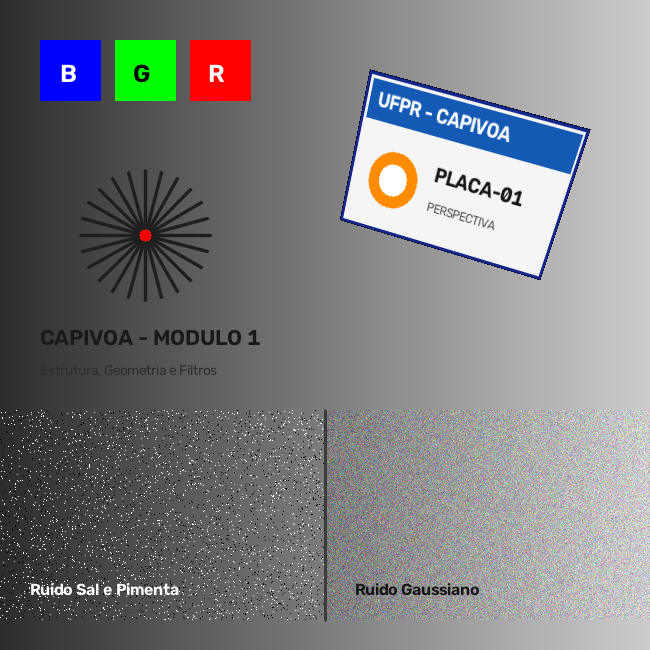
#> input picture aula-1/imagem_teste.png, 650 x 650 px
$ python comandos_basicos.py
#> lines starting #> are read from the running program, lines starting #| are printed output that depends on the picture
### shared/media_io.py
"""
CAPIVOA UFPR.

Módulo utilitário para entrada/saída padronizada de imagens, vídeos e webcam.
Desenvolvido como ferramenta de suporte didático para o curso de Introdução
à Visão Computacional (Capivoa - EletroQuad-UFPR).

Principais funcionalidades:
- Carregamento seguro de imagens com validação de caminhos e decodificação.
- Captura unificada de vídeo (arquivo local ou índice numérico de webcam).
- Gerador `stream_midia` polimórfico (trata imagem, vídeo e webcam no mesmo loop).
- Parser de argumentos padronizado (`--midia` / `-m` ou `--origem` / `-o`).
- Utilitário visual `concatenar_lado_a_lado` para comparar etapas antes/depois.
"""

from pathlib import Path
import argparse
from typing import Generator, Tuple, Union, Optional, List
import cv2
import numpy as np

# diretório base do repositório (raiz)
BASE_DIR = Path(__file__).resolve().parent.parent

# extensões comuns de imagem estática reconhecidas
EXTENSOES_IMAGEM = {".jpg", ".jpeg", ".png", ".bmp", ".webp", ".tiff", ".tif"}


def resolver_caminho(caminho: Optional[Union[str, Path]], nome: Optional[str] = None) -> Path:
  """
  Resolve um caminho de arquivo garantindo que caminhos relativos sejam encontrados.

  Busca o arquivo na ordem: diretório atual de trabalho, subpasta 'aula-1',
  raiz do repositório ou pasta 'shared'.

  Parametros
  ----------
  caminho : str ou Path, opcional
    Caminho relativo ou absoluto do arquivo de mídia.
  nome : str, opcional
    Nome padrão de fallback caso 'caminho' não seja informado.

  Returns
  -------
  Path
    Instância de Path apontando para o arquivo localizado.

  Raises
  ------
  ValueError
    Se nem 'caminho' nem 'nome' forem fornecidos.
  """
#> called with caminho = 'imagem_teste.png', nome = 'imagem_teste.png'
  alvo = caminho if caminho is not None else nome
  if alvo is None:
    raise ValueError("Nenhum caminho ou nome padrão foi especificado.")

  caminho_path = Path(alvo)
  if caminho_path.is_absolute():
    return caminho_path

  # ordem de verificação para encontrar o arquivo
  candidatos = [
    Path.cwd() / caminho_path,
    BASE_DIR / "aula-2" / "desafio" / caminho_path,
    BASE_DIR / "aula-2" / caminho_path,
    BASE_DIR / "aula-1" / "desafio" / caminho_path,
    BASE_DIR / "aula-1" / caminho_path,
    BASE_DIR / caminho_path,
    BASE_DIR / "shared" / caminho_path,
  ]

  for candidato in candidatos:
    if candidato.exists():
      return candidato

  # se ainda não existe fisicamente (ex: arquivo novo para salvar), usa pasta de trabalho, aula-2 ou aula-1
  return Path.cwd() / caminho_path


def carregar_imagem(
  caminho: Optional[Union[str, Path]] = None,
  nome: str = "imagem_teste.png",
  to_rgb: bool = False
) -> np.ndarray:
  """
  Carrega uma imagem do disco com verificação detalhada de erros.

  Garante a existência do arquivo em disco e a decodificação válida
  por meio do OpenCV, com opção de conversão do espaço de cor BGR para RGB.

  Parametros
  ----------
  caminho : str ou Path, opcional
    Caminho relativo ou absoluto da imagem.
  nome : str, opcional
    Arquivo padrão caso caminho seja None. Padrão é "imagem_teste.png".
  to_rgb : bool, opcional
    Se True, converte a imagem de BGR para RGB. Padrão é False.

  Returns
  -------
  np.ndarray
    Matriz NumPy (uint8) contendo a imagem carregada.

  Raises
  ------
  FileNotFoundError
    Se o arquivo não existir fisicamente em nenhum dos caminhos de busca.
  ValueError
    Se o OpenCV não conseguir decodificar o arquivo de imagem.
  """
  arquivo = resolver_caminho(caminho, nome)

  if not arquivo.exists():
    raise FileNotFoundError(
      f"[ERRO media_io] Imagem não encontrada: '{arquivo}'. "
      f"Verifique se o nome do arquivo foi digitado corretamente."
    )

  img = cv2.imread(str(arquivo))
#> img is the input picture: shape (650, 650, 3); mean B, G, R 128.2, 126.5, 125.6
  if img is None:
    raise ValueError(
      f"[ERRO media_io] Não foi possível decodificar o arquivo como imagem: '{arquivo}'. "
      f"O formato pode ser inválido ou o arquivo estar corrompido."
    )

  if to_rgb:
    img = cv2.cvtColor(img, cv2.COLOR_BGR2RGB)

  return img


# [110 lines left out: functions obter_captura_video, stream_midia, not called in this run]


def concatenar_lado_a_lado(
  imagens: List[np.ndarray],
  titulos: Optional[List[str]] = None,
  altura_padrao: int = 400
) -> np.ndarray:
  """
  Concatena horizontalmente duas ou mais imagens para visualização lado a lado.

  Padroniza dimensões e número de canais entre imagens (convertendo grayscale
  em BGR e redimensionando proporcionalmente para a mesma altura) e adiciona
  faixas superiores opcionais com títulos explicativos.

  Parametros
  ----------
  imagens : list de np.ndarray
    Lista contendo as matrizes das imagens a serem concatenadas.
  titulos : list de str, opcional
    Lista com os títulos textuais correspondentes a cada imagem.
  altura_padrao : int, opcional
    Altura vertical em pixels para redimensionar as imagens. Padrão é 400.

  Returns
  -------
  np.ndarray
    Matriz NumPy combinada contendo todas as imagens dispostas horizontalmente.

  Raises
  ------
  ValueError
    Se a lista de imagens fornecida for vazia.
  """
  if not imagens:
    raise ValueError("A lista de imagens não pode ser vazia.")

  processadas = []
  for i, img in enumerate(imagens):
    item = img.copy()

    # converte 1 canal (grayscale/máscara) para 3 canais bgr para poder concatenar
    if len(item.shape) == 2:
      item = cv2.cvtColor(item, cv2.COLOR_GRAY2BGR)

    # redimensiona proporcionalmente para a altura_padrao
    h, w = item.shape[:2]
    if h != altura_padrao:
      fator = altura_padrao / float(h)
      largura_nova = int(w * fator)
      item = cv2.resize(item, (largura_nova, altura_padrao), interpolation=cv2.INTER_LINEAR)

    # se houver título correspondente, adiciona barra superior com o texto
    if titulos and i < len(titulos) and titulos[i]:
      barra = np.zeros((32, item.shape[1], 3), dtype=np.uint8)
      cv2.putText(
        barra,
        titulos[i],
        (10, 22),
        cv2.FONT_HERSHEY_SIMPLEX,
        0.6,
        (255, 255, 255),
        1,
        cv2.LINE_AA
      )
      item = np.vstack([barra, item])

    processadas.append(item)

  # concatena horizontalmente com uma linha divisória cinza entre elas
  divisor = np.full((processadas[0].shape[0], 4, 3), 60, dtype=np.uint8)
  resultado = processadas[0]
  for p in processadas[1:]:
    resultado = np.hstack([resultado, divisor, p])

  return resultado


class MediaArgumentParser(argparse.ArgumentParser):
  """
  ArgumentParser personalizado que aceita tanto '--midia'/'-m' quanto '--origem'/'-o'.
  """

  def parse_args(self, args=None, namespace=None):
    ns = super().parse_args(args=args, namespace=namespace)
    if hasattr(ns, "origem"):
      ns.midia = ns.origem
    elif hasattr(ns, "midia"):
      ns.origem = ns.midia
    return ns


def criar_parser_midia(
  descricao: str = "Processamento de Imagem/Vídeo com OpenCV (Módulo 1)",
  nome: str = "imagem_teste.png"
) -> MediaArgumentParser:
  """
  Cria um parser padronizado de argumentos de linha de comando.

  Configura os argumentos comuns como '--midia'/'-m' e '--origem'/'-o'.

  Parametros
  ----------
  descricao : str, opcional
    Texto descritivo do parser. Padrão é "Processamento de Imagem/Vídeo com OpenCV (Módulo 1)".
  nome : str, opcional
    Arquivo padrão sugerido como entrada. Padrão é "imagem_teste.png".

  Returns
  -------
  MediaArgumentParser
    Instância configurada de MediaArgumentParser.
  """
  parser = MediaArgumentParser(
    description=descricao,
    formatter_class=argparse.RawDescriptionHelpFormatter
  )
  parser.add_argument(
    "-m", "--midia", "-o", "--origem",
    dest="origem",
    type=str,
    default=nome,
    help=f"Arquivo de imagem/vídeo ou índice da webcam (ex: 0). Padrão: {nome}"
  )
  return parser

### aula-1/comandos_basicos.py
"""
CAPIVOA UFPR.

Demonstração dos conceitos fundamentais de Visão Computacional
apresentados no Módulo 1 (Capivoa - EletroQuad-UFPR).

Tópicos abordados:
1. Estrutura da Imagem :
  - A imagem como matriz MxN de pixels no NumPy.
  - Atributos: shape (altura, largura, canais), dtype (uint8: 0 a 255).
  - Acesso e inspeção do valor numérico de um pixel específico.
2. Canais de Cor BGR vs RGB :
  - Separação dos canais Azul (B), Verde (G) e Vermelho (R) com cv2.split.
  - Entendendo o porquê do padrão BGR no OpenCV e conversão cv2.COLOR_BGR2RGB.
3. Espaços de Cores :
  - Conversão para Escala de Cinza (Grayscale): cv2.COLOR_BGR2GRAY.
  - Conversão para HSV (Hue, Saturation, Value): cv2.COLOR_BGR2HSV.
4. Entrada e Saída Básica com OpenCV :
  - Leitura: cv2.imread
  - Exibição: cv2.imshow e controle de janela com cv2.waitKey / cv2.destroyAllWindows
  - Escrita: cv2.imwrite

Como executar:
  python comandos_basicos.py
  python comandos_basicos.py --midia imagem.jpg
"""

import sys
from pathlib import Path
import cv2
import numpy as np

# permite importar o pacote 'shared' executando da raiz ou de dentro de aula-1/
ROOT_DIR = Path(__file__).resolve().parent.parent
if str(ROOT_DIR) not in sys.path:
  sys.path.insert(0, str(ROOT_DIR))

from shared.media_io import carregar_imagem, criar_parser_midia, concatenar_lado_a_lado


def main():
  """
  Executa a demonstração dos comandos básicos e estrutura matricial de imagens.

  Carrega a imagem de teste, analisa propriedades da matriz NumPy (dimensões,
  tipo de dado, intensidades mínimas e máximas), decompõe os canais BGR,
  aplica conversões para Grayscale e HSV, grava a imagem processada em disco
  e exibe painéis comparativos didáticos.
  """
  parser = criar_parser_midia(
    descricao="Operações Básicas e Estrutura da Imagem ",
    nome="imagem_teste.png"
  )
  parser.add_argument(
    "--no-show",
    action="store_true",
    help="Executa o processamento sem abrir janelas gráficas."
  )
  args = parser.parse_args()

  print("=" * 60)
  print("CAPIVOA - INTRODUÇÃO À VISÃO COMPUTACIONAL (MÓDULO 1)")
  print("COMANDOS BÁSICOS & ESTRUTURA DA IMAGEM")
  print("=" * 60)

  # 1. leitura da imagem (cv2.imread)
  caminho_imagem = args.midia
  print(f"\n[1] Carregando imagem: '{caminho_imagem}'...")
  img_bgr = carregar_imagem(caminho_imagem)

  # 2. estrutura da matriz e quantização
  altura, largura, canais = img_bgr.shape
#> altura = 650; largura = 650; canais = 3
  total_pixels = altura * largura
#> total_pixels = 422500
  tipo_dado = img_bgr.dtype
  valor_min = img_bgr.min()
#> valor_min = 0
  valor_max = img_bgr.max()
#> valor_max = 255

  print("\n--- Estrutura Matricial ---")
  print(f"Dimensões (shape) : Altura={altura} px | Largura={largura} px | Canais={canais}")
#| Dimensões (shape) : Altura=650 px | Largura=650 px | Canais=3
  print(f"Total de pixels  : {total_pixels:,} pixels")
#| Total de pixels  : 422,500 pixels
  print(f"Tipo de dado   : {tipo_dado} (uint8 -> 8 bits, faixa [0, 255])")
#| Tipo de dado   : uint8 (uint8 -> 8 bits, faixa [0, 255])
  print(f"Intensidades   : Mínima={valor_min} | Máxima={valor_max}")
#| Intensidades   : Mínima=0 | Máxima=255

  # acesso a um pixel pontual (linha y=70, coluna x=70 - região do bloco azul da imagem de teste)
  y_amostra, x_amostra = min(70, altura - 1), min(70, largura - 1)
#> y_amostra = 70; x_amostra = 70
  pixel_bgr = img_bgr[y_amostra, x_amostra]
#> pixel_bgr = [255, 0, 0]
  print(f"Valor do pixel em (x={x_amostra}, y={y_amostra}) [BGR]: {pixel_bgr.tolist()}")
#| Valor do pixel em (x=70, y=70) [BGR]: [255, 0, 0]

  # 3. canais de cor (bgr)
  print("\n--- Separação de Canais ---")
  canal_b, canal_g, canal_r = cv2.split(img_bgr)
  print("Canais divididos com sucesso:")
  print(" - Canal B (Azul)  : valores mais altos onde predomina a cor azul")
  print(" - Canal G (Verde)  : valores mais altos onde predomina a cor verde")
  print(" - Canal R (Vermelho): valores mais altos onde predomina a cor vermelha")

  # 4. espaços de cores (grayscale e hsv)
  print("\n--- Espaços de Cores ---")
  # grayscale: 1 canal de intensidade (0=preto, 255=branco), fórmula: y = 0.299*r + 0.587*g + 0.114*b
  img_cinza = cv2.cvtColor(img_bgr, cv2.COLOR_BGR2GRAY)
  print(f"Escala de Cinza: shape={img_cinza.shape} (1 único canal de intensidade)")
#| Escala de Cinza: shape=(650, 650) (1 único canal de intensidade)

  # hsv: hue (matiz 0-179 no opencv), saturation (0-255), value/brilho (0-255)
  img_hsv = cv2.cvtColor(img_bgr, cv2.COLOR_BGR2HSV)
#> img_hsv: shape (650, 650, 3); mean H, S, V 18.9, 21, 136.4
  canal_h, canal_s, canal_v = cv2.split(img_hsv)
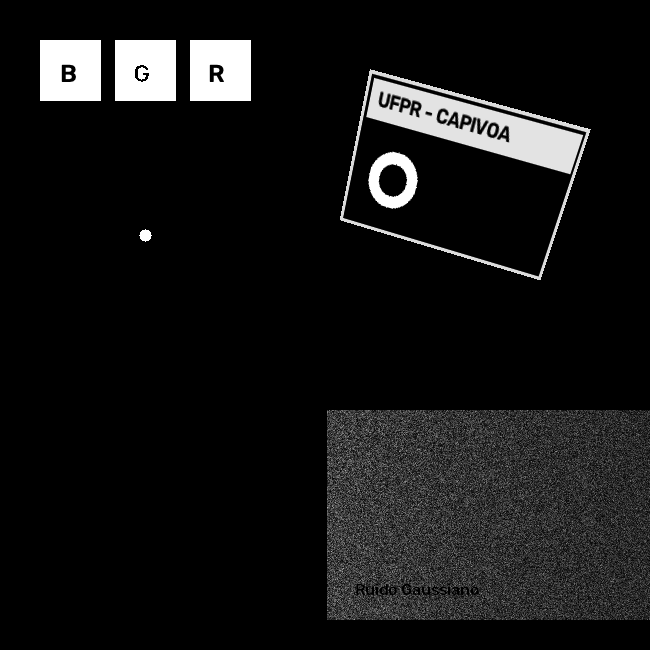
#> canal_s: shape (650, 650); min 0, max 255, mean 21
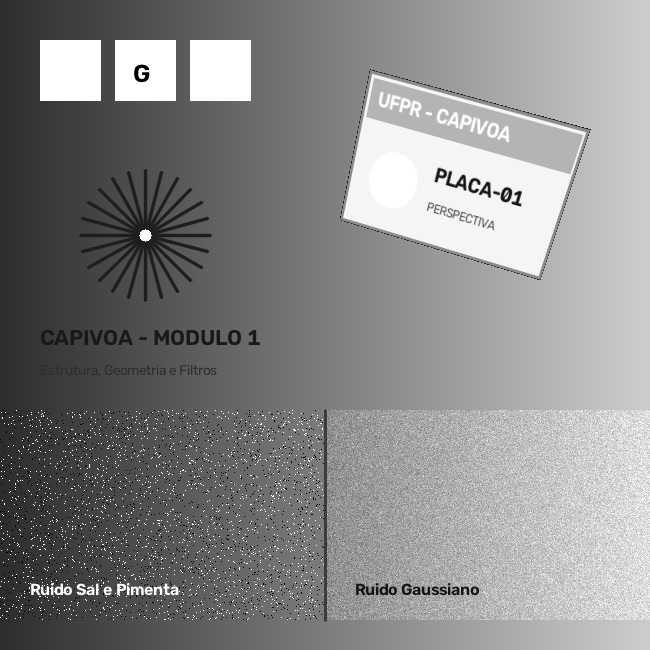
#> canal_v: shape (650, 650); min 0, max 255, mean 136.4
  print(f"HSV      : shape={img_hsv.shape} (Hue/Matiz, Saturation/Saturação, Value/Brilho)")
#| HSV      : shape=(650, 650, 3) (Hue/Matiz, Saturation/Saturação, Value/Brilho)

  # 5. escrita / salvamento em disco (cv2.imwrite)
  diretorio_saida = Path("frames-capturados")
  diretorio_saida.mkdir(parents=True, exist_ok=True)
  caminho_cinza = diretorio_saida / "exemplo_escala_cinza.png"
  cv2.imwrite(str(caminho_cinza), img_cinza)
  print(f"\n[5] Imagem em escala de cinza salva com cv2.imwrite em: '{caminho_cinza}'")

  # 6. exibição visual interativa (cv2.imshow e cv2.waitkey)
  # monta painéis comparativos didáticos lado a lado
  painel_canais = concatenar_lado_a_lado(
    [img_bgr, canal_b, canal_g, canal_r],
    titulos=["Original (BGR)", "Canal B (Azul)", "Canal G (Verde)", "Canal R (Vermelho)"],
    altura_padrao=320
  )
#> the loop in concatenar_lado_a_lado, `for i, img in enumerate(imagens):` made 4 passes
#> after the loop in concatenar_lado_a_lado, `for i, img in enumerate(imagens):`:
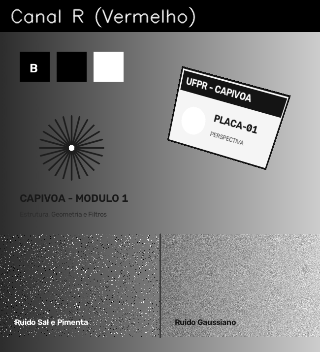
#> item: shape (352, 320, 3); min 0, max 255, mean 115.3
#> after the loop in concatenar_lado_a_lado, `for i, img in enumerate(imagens):`: processadas = 4 items
#> the loop in concatenar_lado_a_lado, `for p in processadas[1:]:` made 3 passes

  painel_espacos = concatenar_lado_a_lado(
    [img_bgr, img_cinza, canal_h, canal_s],
    titulos=["Original (BGR)", "Grayscale (Cinza)", "HSV: Canal H (Matiz)", "HSV: Canal S (Saturacao)"],
    altura_padrao=320
  )
#> call 2 of concatenar_lado_a_lado, with altura_padrao = 320
#> the loop in concatenar_lado_a_lado (call 2), `for i, img in enumerate(imagens):` made 4 passes
#> after the loop in concatenar_lado_a_lado (call 2), `for i, img in enumerate(imagens):`:
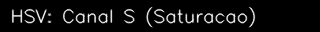
#> barra: shape (32, 320, 3); min 0, max 252, mean 16.4
#> after the loop in concatenar_lado_a_lado (call 2), `for i, img in enumerate(imagens):`:
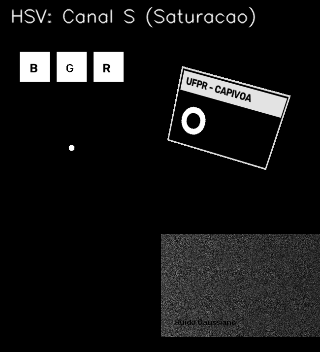
#> item: shape (352, 320, 3); min 0, max 255, mean 20.6
#> the loop in concatenar_lado_a_lado (call 2), `for p in processadas[1:]:` made 3 passes
#> pass 1, in concatenar_lado_a_lado (call 2), `resultado = np.hstack([resultado, divisor, p])`:
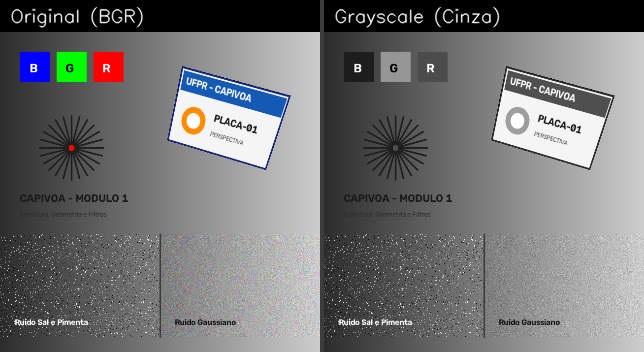
#> resultado: shape (352, 644, 3); mean B, G, R 116.4, 115.6, 115.2
#> pass 3, in concatenar_lado_a_lado (call 2), `resultado = np.hstack([resultado, divisor, p])`:
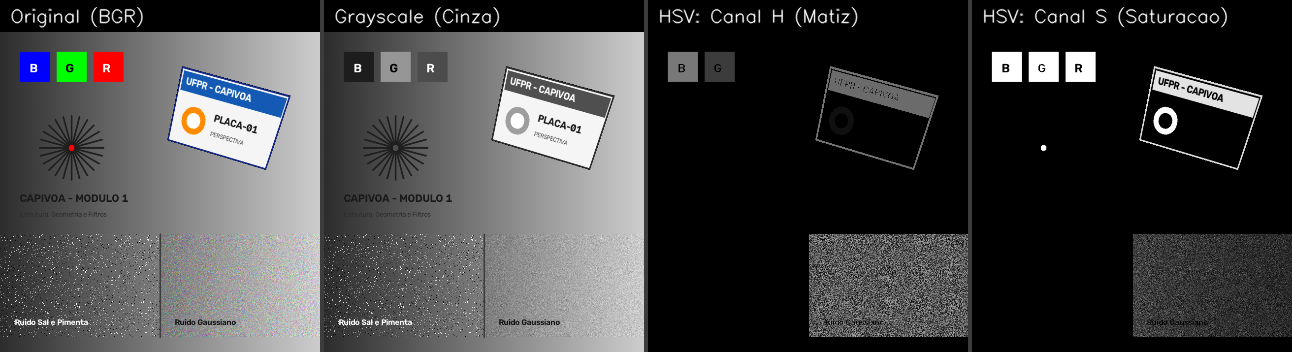
#> resultado: shape (352, 1292, 3); mean B, G, R 68, 67.7, 67.4

  if not args.no_show:
    janela1 = "Comandos Basicos - Painel 1: Canais BGR"
    janela2 = "Comandos Basicos - Painel 2: Espacos de Cores"

    print("\n[6] Exibindo janelas interativas com OpenCV (pressione 'q' ou ESC para fechar)...")
    cv2.imshow(janela1, painel_canais)
    cv2.imshow(janela2, painel_espacos)

    # loop de espera interativo com suporte a 'q', esc e fechamento no 'x'
    while True:
      tecla = cv2.waitKey(50) & 0xFF
#> (key q is pressed here)
      # encerra ao pressionar 'q' ou esc (código 27)
      if tecla in [ord("q"), ord("Q"), 27]:
        break
      # encerra se qualquer janela for fechada pelo botão 'x'
      if (
        cv2.getWindowProperty(janela1, cv2.WND_PROP_VISIBLE) < 1
        or cv2.getWindowProperty(janela2, cv2.WND_PROP_VISIBLE) < 1
      ):
        break

    cv2.destroyAllWindows()
    print("Janelas encerradas com sucesso.")
  else:
    print("\n[6] Modo no-show ativado: processamento e validação das matrizes concluídos.")


if __name__ == "__main__":
  main()
